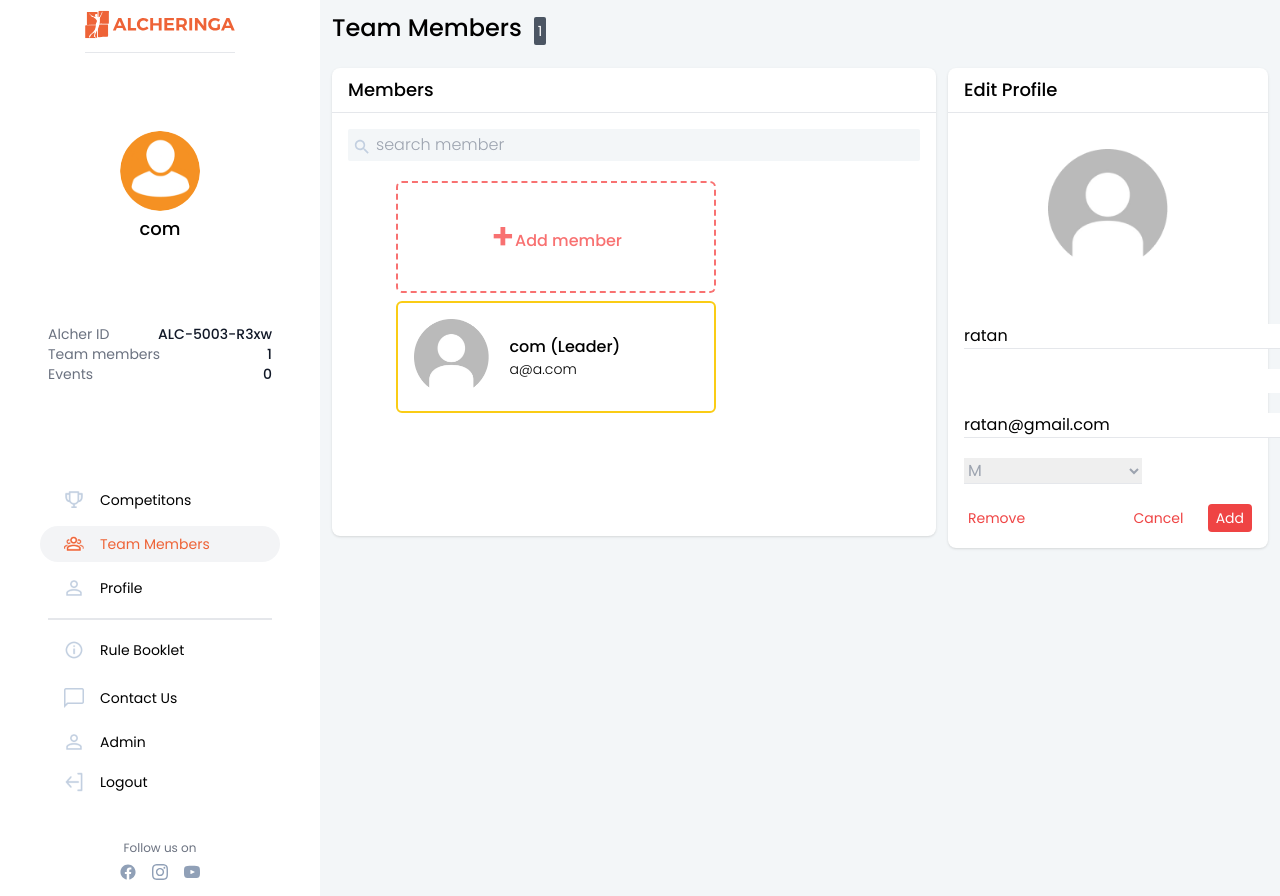
Screenshot of /teams/member/22d6686d-e1e9-4fc4-a755-efad57a2e396 (signed in) with the database file from the repository.
### authentication/models.py (models this page shows, shortened)
class NewUser(AbstractBaseUser, PermissionsMixin):
    alcherid = models.CharField(
        max_length=255, blank=True, unique=True)
    id = models.SlugField(primary_key=True, default=uuid.uuid4)
    img = models.ImageField(upload_to="image_uploads/userdp/",
                            default='user-default.png')
    email = models.EmailField(_('email address'), unique=True)
    username = models.CharField(max_length=150, unique=True)
    collegename = models.CharField(max_length=150, unique=False)
    city = models.CharField(max_length=150, unique=False)
    fullname = models.CharField(max_length=150, blank=True)
    phone = PhoneNumberField(unique=False, blank=True)
    alternate_phone = PhoneNumberField(unique=False, blank=True,null=True)
    interest = models.ManyToManyField(
        "competitions.Module", related_name="interest")
    team_members=models.IntegerField(default=0)
    no_of_events_registered=models.IntegerField(default=0)
    date_joined = models.DateTimeField(default=timezone.now)
    provider = models.CharField(max_length=200, unique=False, default="email")
    about = models.TextField(_('about'), max_length=500, blank=True)
    is_staff = models.BooleanField(default=False)
    is_active = models.BooleanField(default=False)
    objects = CustomAccountManager()
    USERNAME_FIELD = 'email'
    REQUIRED_FIELDS = ['username']

### teams/models.py (models this page shows, shortened)
class TeamMembers(models.Model):
    GENDER_CHOICES = [
        ('M', 'Male'),
        ('F', 'Female'),
    ]
    id = models.SlugField(primary_key=True, default=uuid.uuid4)
    email = models.EmailField(unique=True)
    name = models.CharField(max_length=150, blank=True)
    phone = PhoneNumberField(unique=False, blank=True)
    gender = models.CharField(choices = GENDER_CHOICES,max_length=1,default='M')

### teams/views.py (the view)
# urls.py: path('member/<id>', views.update_member, name='update-member'),
@login_required(login_url='login')
def update_member(request, id):
    team = Team.objects.filter(leader=request.user).first()
    all_members = []
    for member in team.members.all():
        all_members.append(member)
    member = TeamMembers.objects.filter(id=id).first()
    if request.method == 'POST':
        if '_remove' in request.POST:
            member.delete()
        else:
            form = MemberForm(request.POST)
            member.name = form['name'].value()
            member.email = form['email'].value()
            member.phone = form['phone'].value()
            member.gender = form['gender'].value()
            member.save()
        return redirect('team')
    else:
        form = MemberForm()
        form.fields['name'].widget.attrs['value'] = member.name
        form.fields['email'].widget.attrs['value'] = member.email
        form.fields['phone'].widget.attrs['value'] = member.phone
        form.fields['gender'].widget.attrs['value'] = member.gender
    return render(request, 'teams/update_member.html', {'form': form, 'member': member, 'team': all_members,'active_page':'team'})

### teams/forms.py
class MemberForm(forms.Form):
    name = forms.CharField(max_length=100, widget=forms.TextInput(attrs={'class':'border-b','size':'25','placeholder':'Enter Name'}))
    phone = PhoneNumberField(widget=forms.TextInput(attrs={'class':'border-b','size':'25','placeholder':'Enter Phone Number'}))
    email = forms.EmailField(max_length=100,widget=forms.EmailInput(attrs={'class':'border-b','size':'25','placeholder':'Enter Email'}))
    gender = forms.ChoiceField(choices=(('M','M'),('F','F')),widget=forms.Select(attrs={'class':'border-b text-gray-400 pr-36','width':'110%','placeholder':'Gender'}))

### templates/teams/update_member.html (shortened to what this page needs)
{% extends '../basictailwind.html'%}
{% load static %}
{%block body%}
<div  style="background-color: #F3F6F8;">
    {% include 'navbar.html' %}
    <div class="grid grid-flow-col">
        <div>
            <div class="m-3 font-medium text-2xl">Team Members<span
                    class="mx-3 p-1 bg-gray-600 rounded-sm font-normal text-white text-sm">{{team|length}}</span></div>
            <div class="grid grid-flow-col">
                <div class="m-3 bg-white rounded-lg shadow">
                    <div class="py-2 px-4 font-medium text-lg border-b">Members</div>
                    <div class="m-4 rounded-sm"  style="background-color: #F3F6F8;">
                        <span class="float-left p-1">
                        </span>
                        <span>
                            <input type="search" class="py-1 font-light text-base" style="background-color: #F3F6F8;"
                                placeholder="search member" />
                        </span>
                    </div>
                    <div class="flex flex-wrap justify-between" style="margin:5px 10%;">
                        <button onclick="toggleOpen(this.id)" id="addMemberButton"
                            class="m-1 h-28 border-red-400 border-2 border-dashed grid grid-flow-col items-center justify-center lg:w-80 w-full rounded-md">
                            <div class="text-red-400 font-semibold text-4xl">+</div>
                            <div class="mt-2 text-red-400 font-medium">Add member</div>
                        </button>
                        <div class="m-1 p-4 h-28 flex bg-white border-yellow-400 lg:w-80 w-full border-2 rounded-md">
                            <img width="75" src="{%static 'imgs/user-default.png'%}" alt="profile" border="0" />
                            <div class="mx-5 my-auto">
                                <div class="font-medium text-base">{{user.username}} (Leader)</div>
                                <div class="font-light text-sm">{{user.email}}</div>
                            </div>
                        </div>
                    </div>
                </div>
                <div class="hidden lg:block">
                    <div style="height: 480px;" id="editProfileCard" class="mr-3 mt-3 w-80 bg-white rounded-lg shadow">
                        <div class="py-2 px-4 font-medium text-lg border-b">Edit Profile</div>
                        <img class="my-9 mx-auto" width="120" src="{%static 'imgs/user-default.png'%}" alt="profile"
                            border="0" />
                        <form class="px-4 space-y-5" method="POST">
                            {{form.name}} {{form.phone}} {{form.email}} {{form.gender}}
                            <div class="flex justify-between pb-4">
                                <button type="button" class="text-red-500 mx-1 text-sm" onclick="toggleOpen(this.id)"
                                    id="deleteButton">Remove</button>
                                <div><button class="text-red-500 mx-5 text-sm" id="cancel-edit">Cancel</button>
                                    <button type="submit" name='_save'
                                        class="bg-red-500 text-white py-1 px-2 text-sm rounded">Add</button>
                                </div>
                            </div>
                        </form>
                    </div>
                </div>
            </div>
        </div>
    </div>
</div>
{% endblock %}

### templates/navbar.html (shortened to what this page needs)
{%load static%}
  <nav class="w-80 hidden sm:block bg-white rounded shadow-md">
    <div class="w-80 h-screen flex flex-col justify-between bg-white border-gray-400 px-12 fixed float-left">
      <a href="/"><img src="{% static 'imgs/alcher_orange.svg'%}" class="mt-2 mx-auto pb-3 border-b" width="150px" height="40px" alt="logo" border="0" /></a>
      <div class="flex flex-col justify-center my-1">
        <img style="height : 80px; width : 80px; border-radius: 50%;" src="{{request.user.img.url}}" alt="profile pic" border="0"
                class="mx-auto rounded-full" />
        <div class="mt-1 font-medium text-lg text-center">{{request.user.username}}</div>
      </div>
      <div class="flex flex-col justify-center my-1">
        <div class="text-sm text-gray-500 flex justify-between flex-wrap items-center"><p>Alcher ID</p>
          <p class="text-gray-900 font-medium">
            {{request.user.alcherid}}
          </p></div>
        <div class="text-sm text-gray-500 flex justify-between flex-wrap items-center"><p>Team members</p>
          <p class="text-gray-900 font-medium">
            {{request.user.team_members}}
          </p>
          </div>
        <div class="text-sm text-gray-500 flex justify-between flex-wrap  items-center"><p>Events</p>
          <p class="text-gray-900 font-medium">
            {{request.user.no_of_events_registered}}
          </p>
          </div>
      </div>
      <div class="pt-2 mt-2 mb-4 flex flex-col justify-center md:text-md text-sm items-center">
        <a href="{%url 'showallcompetitions'%}"><div class="rounded-full flex items-center flex-nowrap my-1 py-2 pl-6 w-60 hover:border-0 hover:bg-gray-100" id="competitions">
         <img src="{% static 'icons/nav/normal/competitions.png'  %}" alt="" class="h-5 w-5 object-cover">
          <p class="pl-4 font-mediums">Competitons</p>
        </div></a>
        <a href="{%url 'team'%}"><div class="rounded-full flex items-center flex-nowrap my-1 py-2 w-60 pl-6 hover:border-0 hover:bg-gray-100" id="team">
          <img src="{% static 'icons/nav/normal/team.png' %}" alt="" class="h-5 w-5 object-cover">
          <p class="pl-4 font-mediums">Team Members</p>
        </div></a>
        <a href='{%url 'profile'%}'>
        <div class="rounded-full flex items-center flex-nowrap my-1 py-2 w-60 pl-6 hover:border-0 hover:bg-gray-100 mb-3" id="profile">
          <img src="{% static 'icons/nav/normal/profile.png' %}" alt="" class="h-5 w-5 object-cover">
          <p class="pl-4 font-mediums">Profile</p>
        </div>
        </a>
        <hr class="border bg-gray-200 w-full" />
        <a href="s"><div class="rounded-full flex items-center flex-nowrap my-2 py-2 w-60 pl-6 hover:border-0 hover:bg-gray-100 mt-3">
          <img src="{% static 'icons/nav/normal/rulebook.png' %}" alt="" class="h-5 w-5 object-cover">
          <p class="pl-4 font-mediums" id="rulebook">Rule Booklet</p>
        </div></a>
        <a href="n"><div class="rounded-full flex items-center flex-nowrap my-1 py-2 w-60 pl-6 hover:border-0 hover:bg-gray-100">
          <img src="{% static 'icons/nav/normal/contact.png' %}" alt="" class="h-5 w-5 object-cover">
          <p class="pl-4 font-mediums" id="contactus">Contact Us</p>
        </div></a>
        {%if request.user.is_staff%}
        <a href="/admin" target="_blank"><div class="rounded-full flex items-center flex-nowrap my-1 py-2 pl-6 w-60 hover:border-0 hover:bg-gray-100">
          <img src="{% static 'icons/nav/normal/admin.png' %}" alt="" class="h-5 w-5 object-cover">
          <p class="pl-4 font-mediums">Admin</p>
        </div></a>
        {%endif%}
        <a href='{% url 'logout'%}'>
        <div class="rounded-full flex items-center flex-nowrap py-2 pl-6 w-60 hover:border-0 hover:bg-gray-100">
          <img src="{% static 'icons/nav/normal/logout.png' %}" alt="" class="h-5 w-5 object-cover">
          <p class="pl-4 font-mediums">Logout</p>
        </div>
        </a>
        <br>
        <br>
        <div>
            <div style="text-align:center">
                <p class="text-xs text-gray-500">Follow us on</p>
                <div class=" flex justify-center space-x-4 mt-2">
                  <a style="cursor:pointer;" href="https://www.facebook.com/alcheringaiitg" target="_blank">
                    </a>
                  <a style="cursor:pointer;" href="https://www.instagram.com/alcheringaiitg/" target="_blank">
                    </a>
                  <a style="cursor:pointer;" href="https://twitter.com/alcheringaiitg" target="_blank">
                    </a>
                </div>
            </div>
        </div>
      </div>
    </div>
  </nav>

### templates/basictailwind.html (style rules this page uses)
body { font-family: 'Poppins', sans-serif; }

### rows the page displays
NewUser: user.img (placeholder picture), user.username "com", user.alcherid "ALC-5003-R3xw", user.team_members "1", user.no_of_events_registered "0", username "com", email "a@a.com"
TeamMembers: name "ratan", email "ratan@gmail.com", gender "M"

### other values shown
{{ team|length }} "1"
